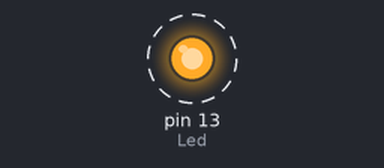
The sketch below on a simulated Arduino Uno, built with avr-gcc and run on an emulated ATmega328P. On the bench: output pins drawn as LEDs (lit = HIGH). Dashed ring = blinking.

Above: at 0.02 s.
Timing chart, 0 to 3.0 s (numbered marks = the images above):
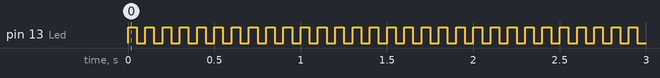

Measured:
- by itself, pin 13 (Led): alternates HIGH for 0.05 s and LOW for 0.05 s

The sketch:

sketch_jan05a.ino
```cpp
int Led =13,i=0;
void setup(){
  pinMode(13,OUTPUT);
  }
void loop(){
  digitalWrite(Led,HIGH);
  delay(50);
  digitalWrite(Led,LOW);
  delay(50);
  }
```
